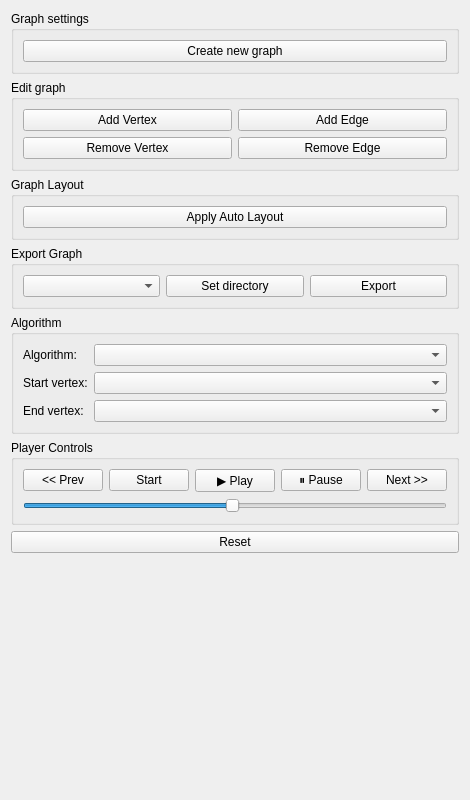
<?xml version="1.0" encoding="UTF-8"?>
<ui version="4.0">
    <class>ControlPanel</class>
    <widget class="QWidget" name="ControlPanel">
        <property name="geometry">
            <rect>
                <x>0</x>
                <y>0</y>
                <width>300</width>
                <height>800</height>
            </rect>
        </property>
        <property name="windowTitle">
            <string>Control Panel</string>
        </property>
        <layout class="QVBoxLayout" name="verticalLayout">
            <item>
                <widget class="QGroupBox" name="setupBox">
                    <property name="title">
                        <string>Graph settings</string>
                    </property>
                    <layout class="QVBoxLayout" name="verticalLayout_2">
                        <item>
                            <widget class="QPushButton" name="setupGraphButton">
                                <property name="text">
                                    <string>Create new graph</string>
                                </property>
                            </widget>
                        </item>
                    </layout>
                </widget>
            </item>
            <item>
                <widget class="QGroupBox" name="graphEditBox">
                    <property name="title">
                        <string>Edit graph</string>
                    </property>
                    <layout class="QGridLayout" name="gridLayout">
                        <item row="0" column="0">
                            <widget class="QPushButton" name="addVertexButton">
                                <property name="text">
                                    <string>Add Vertex</string>
                                </property>
                            </widget>
                        </item>
                        <item row="0" column="1">
                            <widget class="QPushButton" name="addEdgeButton">
                                <property name="text">
                                    <string>Add Edge</string>
                                </property>
                            </widget>
                        </item>
                        <item row="1" column="0">
                            <widget class="QPushButton" name="removeVertexButton">
                                <property name="text">
                                    <string>Remove Vertex</string>
                                </property>
                            </widget>
                        </item>
                        <item row="1" column="1">
                            <widget class="QPushButton" name="removeEdgeButton">
                                <property name="text">
                                    <string>Remove Edge</string>
                                </property>
                            </widget>
                        </item>
                    </layout>
                </widget>
            </item>
            <item>
                <widget class="QGroupBox" name="layoutBox">
                    <property name="title">
                        <string>Graph Layout</string>
                    </property>
                    <layout class="QVBoxLayout" name="verticalLayout_layout">
                        <item>
                            <widget class="QPushButton" name="applyLayoutButton">
                                <property name="text">
                                    <string>Apply Auto Layout</string>
                                </property>
                            </widget>
                        </item>
                    </layout>
                </widget>
            </item>
            <item>
                <widget class="QGroupBox" name="exportBox">
                    <property name="title">
                        <string>Export Graph</string>
                    </property>
                    <layout class="QHBoxLayout" name="horizontalLayout_export">
                        <item>
                            <widget class="QComboBox" name="exportFormatComboBox"/>
                        </item>
                        <item>
                            <widget class="QPushButton" name="chooseDirButton">
                                <property name="text">
                                    <string>Set directory</string>
                                </property>
                                <property name="toolTip">
                                    <string>Choose output directory</string>
                                </property>
                            </widget>
                        </item>
                        <item>
                            <widget class="QPushButton" name="exportButton">
                                <property name="text">
                                    <string>Export</string>
                                </property>
                            </widget>
                        </item>
                    </layout>
                </widget>
            </item>
            <item>
                <widget class="QGroupBox" name="algorithmBox">
                    <property name="title">
                        <string>Algorithm</string>
                    </property>
                    <layout class="QFormLayout" name="formLayout">
                        <item row="0" column="0">
                            <widget class="QLabel" name="labelAlgorithm">
                                <property name="text">
                                    <string>Algorithm:</string>
                                </property>
                            </widget>
                        </item>
                        <item row="0" column="1">
                            <widget class="QComboBox" name="algorithmComboBox"/>
                        </item>
                        <item row="1" column="0">
                            <widget class="QLabel" name="labelStartVertex">
                                <property name="text">
                                    <string>Start vertex:</string>
                                </property>
                            </widget>
                        </item>
                        <item row="1" column="1">
                            <widget class="QComboBox" name="startVertexComboBox"/>
                        </item>
                        <item row="2" column="0">
                            <widget class="QLabel" name="endVertexLabel">
                                <property name="text">
                                    <string>End vertex:</string>
                                </property>
                            </widget>
                        </item>
                        <item row="2" column="1">
                            <widget class="QComboBox" name="endVertexComboBox"/>
                        </item>
                    </layout>
                </widget>
            </item>
            <item>
                <widget class="QGroupBox" name="playerBox">
                    <property name="title">
                        <string>Player Controls</string>
                    </property>
                    <layout class="QGridLayout" name="playerLayout">
                        <item row="0" column="0">
                            <widget class="QPushButton" name="prevButton">
                                <property name="text">
                                    <string>&lt;&lt; Prev</string>
                                </property>
                            </widget>
                        </item>
                        <item row="0" column="1">
                            <widget class="QPushButton" name="startButton">
                                <property name="text">
                                    <string>Start</string>
                                </property>
                            </widget>
                        </item>
                        <item row="0" column="2">
                            <widget class="QPushButton" name="playButton">
                                <property name="text">
                                    <string>▶ Play</string>
                                </property>
                            </widget>
                        </item>
                        <item row="0" column="3">
                            <widget class="QPushButton" name="pauseButton">
                                <property name="text">
                                    <string>⏸ Pause</string>
                                </property>
                            </widget>
                        </item>
                        <item row="0" column="4">
                            <widget class="QPushButton" name="nextButton">
                                <property name="text">
                                    <string>Next &gt;&gt;</string>
                                </property>
                            </widget>
                        </item>
                        <item row="1" column="0" colspan="5">
                            <widget class="QSlider" name="speedSlider">
                                <property name="orientation">
                                    <enum>Qt::Horizontal</enum>
                                </property>
                                <property name="minimum">
                                    <number>1</number>
                                </property>
                                <property name="maximum">
                                    <number>100</number>
                                </property>
                                <property name="value">
                                    <number>50</number>
                                </property>
                                <property name="toolTip">
                                    <string>Adjust playback speed</string>
                                </property>
                            </widget>
                        </item>
                    </layout>
                </widget>
            </item>
            <item>
                <widget class="QPushButton" name="resetButton">
                    <property name="text">
                        <string>Reset</string>
                    </property>
                </widget>
            </item>
            <item>
                <spacer name="verticalSpacer">
                    <property name="orientation">
                        <enum>Qt::Vertical</enum>
                    </property>
                    <property name="sizeHint" stdset="0">
                        <size>
                            <width>20</width>
                            <height>40</height>
                        </size>
                    </property>
                </spacer>
            </item>
        </layout>
    </widget>
    <resources/>
    <connections/>
</ui>
